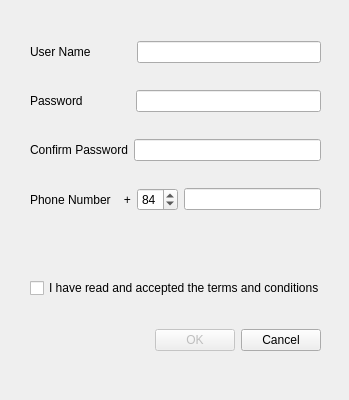
<?xml version="1.0" encoding="UTF-8"?>
<ui version="4.0">
 <class>Register</class>
 <widget class="QDialog" name="Register">
  <property name="windowModality">
   <enum>Qt::WindowModal</enum>
  </property>
  <property name="geometry">
   <rect>
    <x>0</x>
    <y>0</y>
    <width>349</width>
    <height>400</height>
   </rect>
  </property>
  <property name="windowTitle">
   <string>Register</string>
  </property>
  <property name="windowIcon">
   <iconset resource="LIBPRO.qrc">
    <normaloff>:/LIBPRO/icon.png</normaloff>:/LIBPRO/icon.png</iconset>
  </property>
  <widget class="QWidget" name="layoutWidget">
   <property name="geometry">
    <rect>
     <x>30</x>
     <y>20</y>
     <width>291</width>
     <height>361</height>
    </rect>
   </property>
   <layout class="QVBoxLayout" name="verticalLayout">
    <item>
     <layout class="QHBoxLayout" name="horizontalLayout">
      <item>
       <widget class="QLabel" name="label">
        <property name="text">
         <string>User Name            </string>
        </property>
       </widget>
      </item>
      <item>
       <widget class="QLineEdit" name="lineUser"/>
      </item>
     </layout>
    </item>
    <item>
     <layout class="QHBoxLayout" name="horizontalLayout_2">
      <item>
       <widget class="QLabel" name="label_2">
        <property name="text">
         <string>Password              </string>
        </property>
       </widget>
      </item>
      <item>
       <widget class="QLineEdit" name="linePass">
        <property name="echoMode">
         <enum>QLineEdit::Password</enum>
        </property>
       </widget>
      </item>
     </layout>
    </item>
    <item>
     <layout class="QHBoxLayout" name="horizontalLayout_3">
      <item>
       <widget class="QLabel" name="label_4">
        <property name="text">
         <string>Confirm Password</string>
        </property>
       </widget>
      </item>
      <item>
       <widget class="QLineEdit" name="linePassConfirm">
        <property name="echoMode">
         <enum>QLineEdit::Password</enum>
        </property>
       </widget>
      </item>
     </layout>
    </item>
    <item>
     <layout class="QHBoxLayout" name="horizontalLayout_4">
      <item>
       <widget class="QLabel" name="label_3">
        <property name="text">
         <string>Phone Number    +</string>
        </property>
       </widget>
      </item>
      <item>
       <widget class="QSpinBox" name="spinBox">
        <property name="value">
         <number>84</number>
        </property>
       </widget>
      </item>
      <item>
       <widget class="QLineEdit" name="linePhone"/>
      </item>
     </layout>
    </item>
    <item>
     <spacer name="verticalSpacer">
      <property name="orientation">
       <enum>Qt::Vertical</enum>
      </property>
      <property name="sizeType">
       <enum>QSizePolicy::Maximum</enum>
      </property>
      <property name="sizeHint" stdset="0">
       <size>
        <width>20</width>
        <height>40</height>
       </size>
      </property>
     </spacer>
    </item>
    <item>
     <widget class="QCheckBox" name="checkBoxAccept">
      <property name="text">
       <string>I have read and accepted the terms and conditions</string>
      </property>
     </widget>
    </item>
    <item>
     <layout class="QHBoxLayout">
      <property name="spacing">
       <number>6</number>
      </property>
      <property name="leftMargin">
       <number>0</number>
      </property>
      <property name="topMargin">
       <number>0</number>
      </property>
      <property name="rightMargin">
       <number>0</number>
      </property>
      <property name="bottomMargin">
       <number>0</number>
      </property>
      <item>
       <spacer>
        <property name="orientation">
         <enum>Qt::Horizontal</enum>
        </property>
        <property name="sizeHint" stdset="0">
         <size>
          <width>131</width>
          <height>31</height>
         </size>
        </property>
       </spacer>
      </item>
      <item>
       <widget class="QPushButton" name="confirmButton">
        <property name="enabled">
         <bool>false</bool>
        </property>
        <property name="text">
         <string>OK</string>
        </property>
       </widget>
      </item>
      <item>
       <widget class="QPushButton" name="cancelButton">
        <property name="text">
         <string>Cancel</string>
        </property>
       </widget>
      </item>
     </layout>
    </item>
   </layout>
  </widget>
 </widget>
 <resources>
  <include location="LIBPRO.qrc"/>
 </resources>
 <connections>
  <connection>
   <sender>confirmButton</sender>
   <signal>clicked()</signal>
   <receiver>Register</receiver>
   <slot>accept()</slot>
   <hints>
    <hint type="sourcelabel">
     <x>237</x>
     <y>364</y>
    </hint>
    <hint type="destinationlabel">
     <x>96</x>
     <y>254</y>
    </hint>
   </hints>
  </connection>
  <connection>
   <sender>cancelButton</sender>
   <signal>clicked()</signal>
   <receiver>Register</receiver>
   <slot>reject()</slot>
   <hints>
    <hint type="sourcelabel">
     <x>318</x>
     <y>364</y>
    </hint>
    <hint type="destinationlabel">
     <x>179</x>
     <y>282</y>
    </hint>
   </hints>
  </connection>
 </connections>
</ui>
